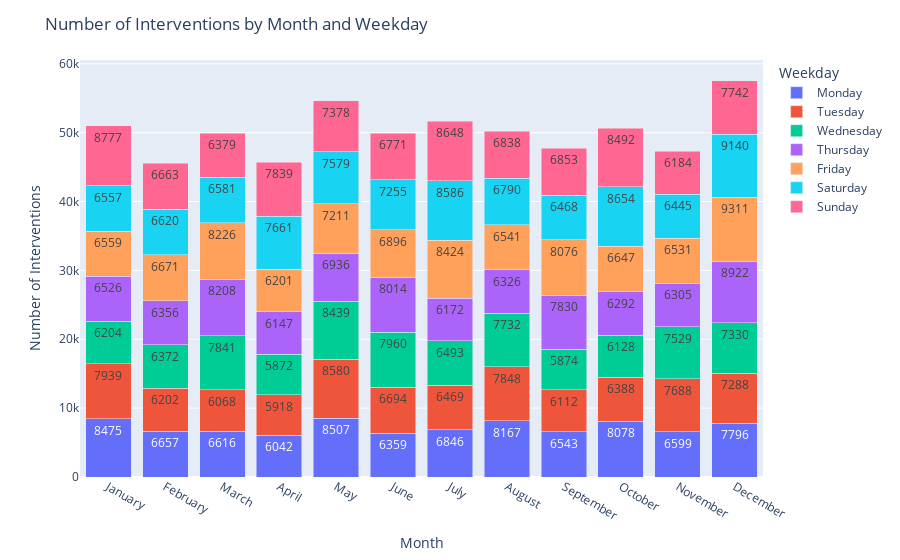

Notebook code for this chart:
### Code cell
import pandas as pd
import plotly.express as px

# Define the order of months and days
month_order = ['January', 'February', 'March', 'April', 'May', 'June', 'July', 'August', 'September', 'October', 'November', 'December']
day_order = ['Monday', 'Tuesday', 'Wednesday', 'Thursday', 'Friday', 'Saturday', 'Sunday']

# Group by month and weekday, and count occurrences
grouped = interventions_dataset.groupby([interventions_dataset['t0'].dt.month_name(), interventions_dataset['t0'].dt.day_name()]).size().unstack().fillna(0)

# Flatten the DataFrame to have a single index
grouped_flat = grouped.reset_index()

# Melt the DataFrame to long format
melted = pd.melt(grouped_flat, id_vars='t0', value_vars=grouped_flat.columns[1:], var_name='Weekday', value_name='Count')

# Create the bar plot
fig = px.bar(melted, x='t0', y='Count', color='Weekday', barmode='stack', text='Count',
             category_orders={'t0': month_order, 'Weekday': day_order})

# Update layout
fig.update_layout(
    title='Number of Interventions by Month and Weekday',
    xaxis_title='Month',
    yaxis_title='Number of Interventions'
)

# Show the figure
fig.show()

### Figure 1 — Plotly figure (JSON) as saved in the notebook; plotly's stock layout.template omitted (floating-point values rounded to 4 significant figures)
{"data": [{"alignmentgroup": "True", "hovertemplate": "Weekday=Monday<br>t0=%{x}<br>Count=%{text}<extra></extra>", "legendgroup": "Monday", "marker": {"color": "#636efa", "pattern": {"shape": ""}}, "name": "Monday", "offsetgroup": "Monday", "orientation": "v", "showlegend": true, "text": [6042, 8167, 7796, 6657, 8475, 6846, 6359, 6616, 8507, 6599, 8078, 6543], "textposition": "auto", "type": "bar", "x": ["April", "August", "December", "February", "January", "July", "June", "March", "May", "November", "October", "September"], "xaxis": "x", "y": [6042, 8167, 7796, 6657, 8475, 6846, 6359, 6616, 8507, 6599, 8078, 6543], "yaxis": "y"}, {"alignmentgroup": "True", "hovertemplate": "Weekday=Tuesday<br>t0=%{x}<br>Count=%{text}<extra></extra>", "legendgroup": "Tuesday", "marker": {"color": "#EF553B", "pattern": {"shape": ""}}, "name": "Tuesday", "offsetgroup": "Tuesday", "orientation": "v", "showlegend": true, "text": [5918, 7848, 7288, 6202, 7939, 6469, 6694, 6068, 8580, 7688, 6388, 6112], "textposition": "auto", "type": "bar", "x": ["April", "August", "December", "February", "January", "July", "June", "March", "May", "November", "October", "September"], "xaxis": "x", "y": [5918, 7848, 7288, 6202, 7939, 6469, 6694, 6068, 8580, 7688, 6388, 6112], "yaxis": "y"}, {"alignmentgroup": "True", "hovertemplate": "Weekday=Wednesday<br>t0=%{x}<br>Count=%{text}<extra></extra>", "legendgroup": "Wednesday", "marker": {"color": "#00cc96", "pattern": {"shape": ""}}, "name": "Wednesday", "offsetgroup": "Wednesday", "orientation": "v", "showlegend": true, "text": [5872, 7732, 7330, 6372, 6204, 6493, 7960, 7841, 8439, 7529, 6128, 5874], "textposition": "auto", "type": "bar", "x": ["April", "August", "December", "February", "January", "July", "June", "March", "May", "November", "October", "September"], "xaxis": "x", "y": [5872, 7732, 7330, 6372, 6204, 6493, 7960, 7841, 8439, 7529, 6128, 5874], "yaxis": "y"}, {"alignmentgroup": "True", "hovertemplate": "Weekday=Thursday<br>t0=%{x}<br>Count=%{text}<extra></extra>", "legendgroup": "Thursday", "marker": {"color": "#ab63fa", "pattern": {"shape": ""}}, "name": "Thursday", "offsetgroup": "Thursday", "orientation": "v", "showlegend": true, "text": [6147, 6326, 8922, 6356, 6526, 6172, 8014, 8208, 6936, 6305, 6292, 7830], "textposition": "auto", "type": "bar", "x": ["April", "August", "December", "February", "January", "July", "June", "March", "May", "November", "October", "September"], "xaxis": "x", "y": [6147, 6326, 8922, 6356, 6526, 6172, 8014, 8208, 6936, 6305, 6292, 7830], "yaxis": "y"}, {"alignmentgroup": "True", "hovertemplate": "Weekday=Friday<br>t0=%{x}<br>Count=%{text}<extra></extra>", "legendgroup": "Friday", "marker": {"color": "#FFA15A", "pattern": {"shape": ""}}, "name": "Friday", "offsetgroup": "Friday", "orientation": "v", "showlegend": true, "text": [6201, 6541, 9311, 6671, 6559, 8424, 6896, 8226, 7211, 6531, 6647, 8076], "textposition": "auto", "type": "bar", "x": ["April", "August", "December", "February", "January", "July", "June", "March", "May", "November", "October", "September"], "xaxis": "x", "y": [6201, 6541, 9311, 6671, 6559, 8424, 6896, 8226, 7211, 6531, 6647, 8076], "yaxis": "y"}, {"alignmentgroup": "True", "hovertemplate": "Weekday=Saturday<br>t0=%{x}<br>Count=%{text}<extra></extra>", "legendgroup": "Saturday", "marker": {"color": "#19d3f3", "pattern": {"shape": ""}}, "name": "Saturday", "offsetgroup": "Saturday", "orientation": "v", "showlegend": true, "text": [7661, 6790, 9140, 6620, 6557, 8586, 7255, 6581, 7579, 6445, 8654, 6468], "textposition": "auto", "type": "bar", "x": ["April", "August", "December", "February", "January", "July", "June", "March", "May", "November", "October", "September"], "xaxis": "x", "y": [7661, 6790, 9140, 6620, 6557, 8586, 7255, 6581, 7579, 6445, 8654, 6468], "yaxis": "y"}, {"alignmentgroup": "True", "hovertemplate": "Weekday=Sunday<br>t0=%{x}<br>Count=%{text}<extra></extra>", "legendgroup": "Sunday", "marker": {"color": "#FF6692", "pattern": {"shape": ""}}, "name": "Sunday", "offsetgroup": "Sunday", "orientation": "v", "showlegend": true, "text": [7839, 6838, 7742, 6663, 8777, 8648, 6771, 6379, 7378, 6184, 8492, 6853], "textposition": "auto", "type": "bar", "x": ["April", "August", "December", "February", "January", "July", "June", "March", "May", "November", "October", "September"], "xaxis": "x", "y": [7839, 6838, 7742, 6663, 8777, 8648, 6771, 6379, 7378, 6184, 8492, 6853], "yaxis": "y"}], "layout": {"barmode": "stack", "legend": {"title": {"text": "Weekday"}, "tracegroupgap": 0}, "margin": {"t": 60}, "title": {"text": "Number of Interventions by Month and Weekday"}, "xaxis": {"anchor": "y", "categoryarray": ["January", "February", "March", "April", "May", "June", "July", "August", "September", "October", "November", "December"], "categoryorder": "array", "domain": [0, 1], "title": {"text": "Month"}}, "yaxis": {"anchor": "x", "domain": [0, 1], "title": {"text": "Number of Interventions"}}}}
